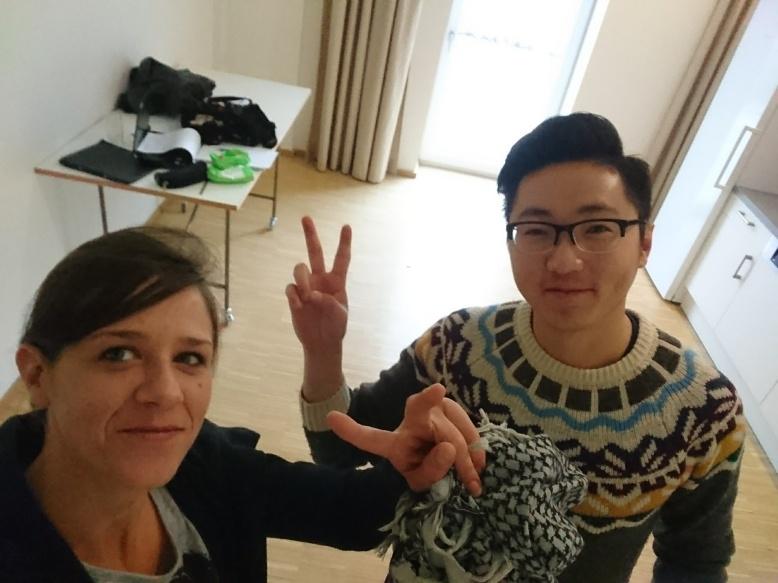
#> input picture images/orig.JPEG, 778 x 583 px
$ python morphological_transf.py
#> lines starting #> are read from the running program, lines starting #| are printed output that depends on the picture
from __future__ import print_function
import cv2 as cv
import numpy as np
import argparse
morph_size = 0
max_operator = 4
max_elem = 2
max_kernel_size = 21
title_trackbar_operator_type = 'Operator:\n 0: Opening - 1: Closing  \n 2: Gradient - 3: Top Hat \n 4: Black Hat'
title_trackbar_element_type = 'Element:\n 0: Rect - 1: Cross - 2: Ellipse'
title_trackbar_kernel_size = 'Kernel size:\n 2n + 1'
title_window = 'Morphology Transformations Demo'
morph_op_dic = {0: cv.MORPH_OPEN, 1: cv.MORPH_CLOSE, 2: cv.MORPH_GRADIENT, 3: cv.MORPH_TOPHAT, 4: cv.MORPH_BLACKHAT}


def morphology_operations(val):
    morph_operator = cv.getTrackbarPos(title_trackbar_operator_type, title_window)
    morph_size = cv.getTrackbarPos(title_trackbar_kernel_size, title_window)
    morph_elem = 0
    val_type = cv.getTrackbarPos(title_trackbar_element_type, title_window)
    if val_type == 0:
        morph_elem = cv.MORPH_RECT
    elif val_type == 1:
        morph_elem = cv.MORPH_CROSS
    elif val_type == 2:
        morph_elem = cv.MORPH_ELLIPSE
    element = cv.getStructuringElement(morph_elem, (2*morph_size + 1, 2*morph_size+1), (morph_size, morph_size))
    operation = morph_op_dic[morph_operator]
    dst = cv.morphologyEx(img, operation, element)
    cv.imshow(title_window, dst)


img = cv.imread('images/orig.JPEG')
#> img is the input picture: shape (583, 778, 3); mean B, G, R 108.9, 122.6, 133.2
img = cv.cvtColor(img, cv.COLOR_BGR2RGB)
img = cv.resize(img, (0,0), fx=0.7, fy=0.7)
#> img: shape (408, 545, 3)


kernel = np.ones((5, 5), np.uint8)
erosion = cv.erode(img, kernel, iterations=1)
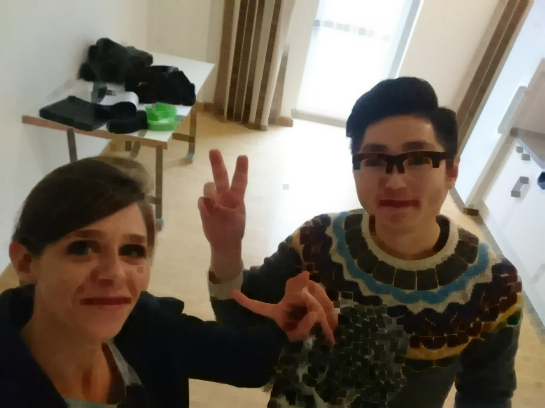
#> erosion: shape (408, 545, 3); mean R, G, B 117.3, 107.2, 94
dilation = cv.dilate(img,kernel,iterations = 1)
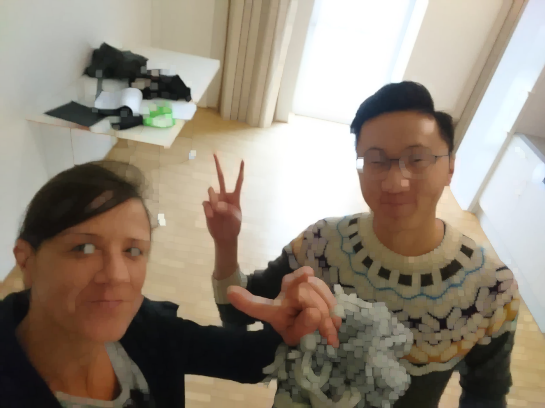
#> dilation: shape (408, 545, 3); mean R, G, B 148.5, 137.5, 123.3

cv.namedWindow("erosion")
cv.namedWindow("dilation")
cv.imshow("erosion", erosion)
cv.imshow("dilation", dilation)

cv.namedWindow(title_window)
cv.createTrackbar(title_trackbar_operator_type, title_window , 0, max_operator, morphology_operations)
#> slider 'Operator:\n 0: Opening - 1: Clo' is set to 1
cv.createTrackbar(title_trackbar_element_type, title_window , 0, max_elem, morphology_operations)
#> slider 'Element:\n 0: Rect - 1: Cross -' is set to 1
cv.createTrackbar(title_trackbar_kernel_size, title_window , 0, max_kernel_size, morphology_operations)
#> slider 'Kernel size:\n 2n + 1' is set to 7
morphology_operations(0)
#> in morphology_operations, `dst = cv.morphologyEx(img, operation, element)`:
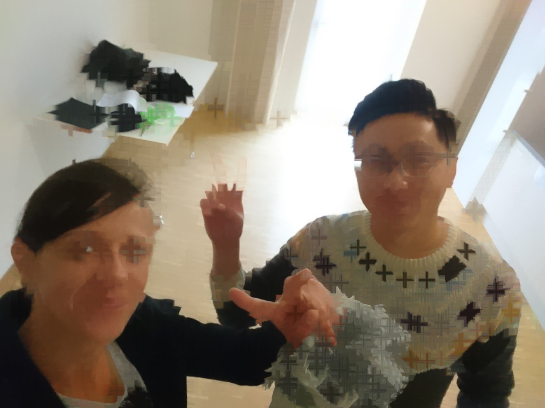
#> dst: shape (408, 545, 3); mean R, G, B 141.9, 130.9, 116.5
cv.waitKey()

$ run again, with images/angle.JPEG copied over images/orig.JPEG
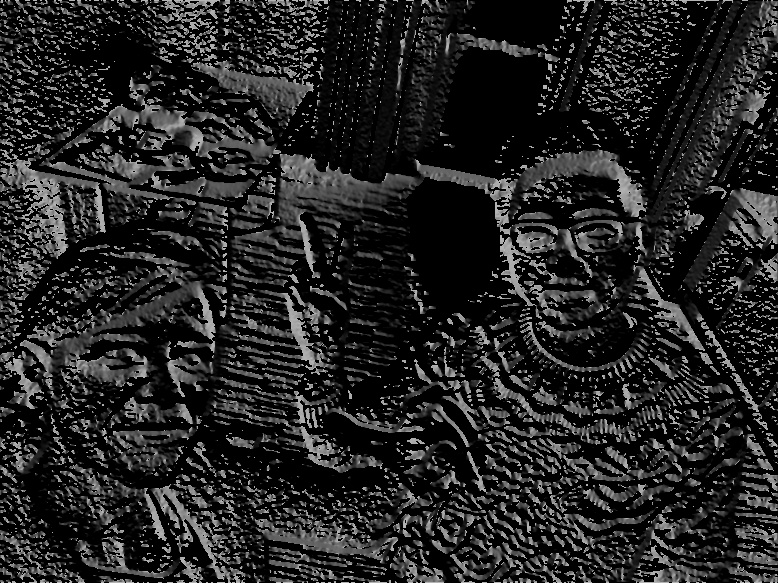
#> input picture images/angle.JPEG, 778 x 583 px
#> img is the input picture: shape (583, 778, 3); min 0, max 186, mean 36.7
#> img: shape (408, 545, 3)
#> `dilation = cv.dilate(img,kernel,iterations = 1)`:
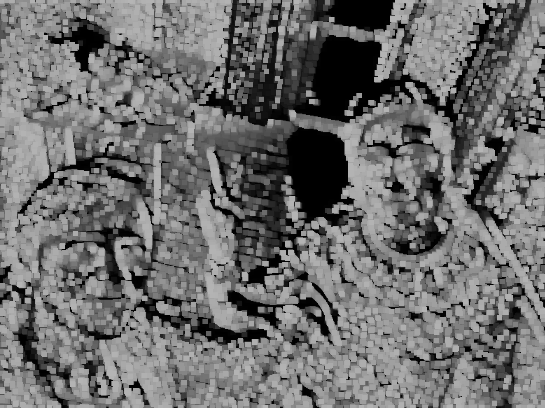
#> dilation: shape (408, 545, 3); min 0, max 183, mean 110
#> in morphology_operations, `dst = cv.morphologyEx(img, operation, element)`:
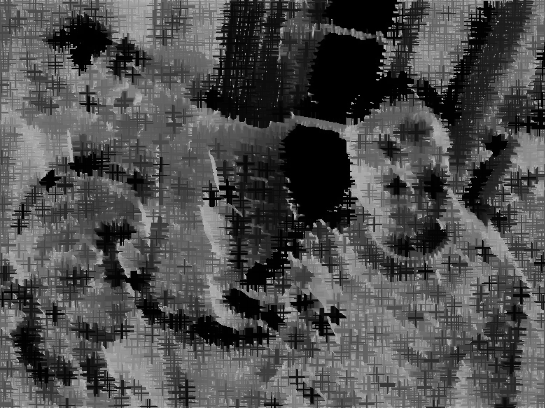
#> dst: shape (408, 545, 3); min 0, max 183, mean 77.9
